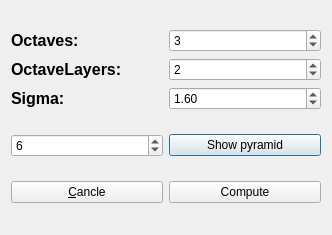
<?xml version="1.0" encoding="UTF-8"?>
<ui version="4.0">
 <class>PyramidDialog</class>
 <widget class="QDialog" name="PyramidDialog">
  <property name="geometry">
   <rect>
    <x>0</x>
    <y>0</y>
    <width>332</width>
    <height>235</height>
   </rect>
  </property>
  <property name="windowTitle">
   <string>Dialog</string>
  </property>
  <layout class="QGridLayout" name="gridLayout">
   <item row="0" column="0" colspan="2">
    <layout class="QHBoxLayout" name="horizontalLayout">
     <item>
      <layout class="QVBoxLayout" name="verticalLayout">
       <item>
        <widget class="QLabel" name="label">
         <property name="font">
          <font>
           <pointsize>12</pointsize>
           <weight>75</weight>
           <bold>true</bold>
          </font>
         </property>
         <property name="text">
          <string>Octaves:</string>
         </property>
        </widget>
       </item>
       <item>
        <widget class="QLabel" name="label_2">
         <property name="font">
          <font>
           <pointsize>12</pointsize>
           <weight>75</weight>
           <bold>true</bold>
          </font>
         </property>
         <property name="text">
          <string>OctaveLayers:</string>
         </property>
        </widget>
       </item>
       <item>
        <widget class="QLabel" name="label_3">
         <property name="font">
          <font>
           <pointsize>12</pointsize>
           <weight>75</weight>
           <bold>true</bold>
          </font>
         </property>
         <property name="text">
          <string>Sigma:</string>
         </property>
        </widget>
       </item>
      </layout>
     </item>
     <item>
      <layout class="QVBoxLayout" name="verticalLayout_2">
       <item>
        <widget class="QSpinBox" name="octavesBox">
         <property name="value">
          <number>3</number>
         </property>
        </widget>
       </item>
       <item>
        <widget class="QSpinBox" name="octaveLayersBox">
         <property name="value">
          <number>2</number>
         </property>
        </widget>
       </item>
       <item>
        <widget class="QDoubleSpinBox" name="sigmaBox">
         <property name="singleStep">
          <double>0.100000000000000</double>
         </property>
         <property name="value">
          <double>1.600000000000000</double>
         </property>
        </widget>
       </item>
      </layout>
     </item>
    </layout>
   </item>
   <item row="1" column="0">
    <widget class="QSpinBox" name="showPyramidLayersBox">
     <property name="value">
      <number>6</number>
     </property>
    </widget>
   </item>
   <item row="1" column="1">
    <widget class="QPushButton" name="showPyramidButton">
     <property name="text">
      <string>Show pyramid</string>
     </property>
    </widget>
   </item>
   <item row="2" column="0">
    <widget class="QPushButton" name="cancleButton">
     <property name="text">
      <string>&amp;Cancle</string>
     </property>
    </widget>
   </item>
   <item row="2" column="1">
    <widget class="QPushButton" name="computeButton">
     <property name="text">
      <string>Compute</string>
     </property>
    </widget>
   </item>
  </layout>
 </widget>
 <tabstops>
  <tabstop>octavesBox</tabstop>
  <tabstop>octaveLayersBox</tabstop>
  <tabstop>sigmaBox</tabstop>
  <tabstop>computeButton</tabstop>
  <tabstop>showPyramidLayersBox</tabstop>
  <tabstop>showPyramidButton</tabstop>
  <tabstop>cancleButton</tabstop>
 </tabstops>
 <resources/>
 <connections>
  <connection>
   <sender>cancleButton</sender>
   <signal>clicked()</signal>
   <receiver>PyramidDialog</receiver>
   <slot>reject()</slot>
   <hints>
    <hint type="sourcelabel">
     <x>66</x>
     <y>208</y>
    </hint>
    <hint type="destinationlabel">
     <x>6</x>
     <y>207</y>
    </hint>
   </hints>
  </connection>
 </connections>
</ui>
